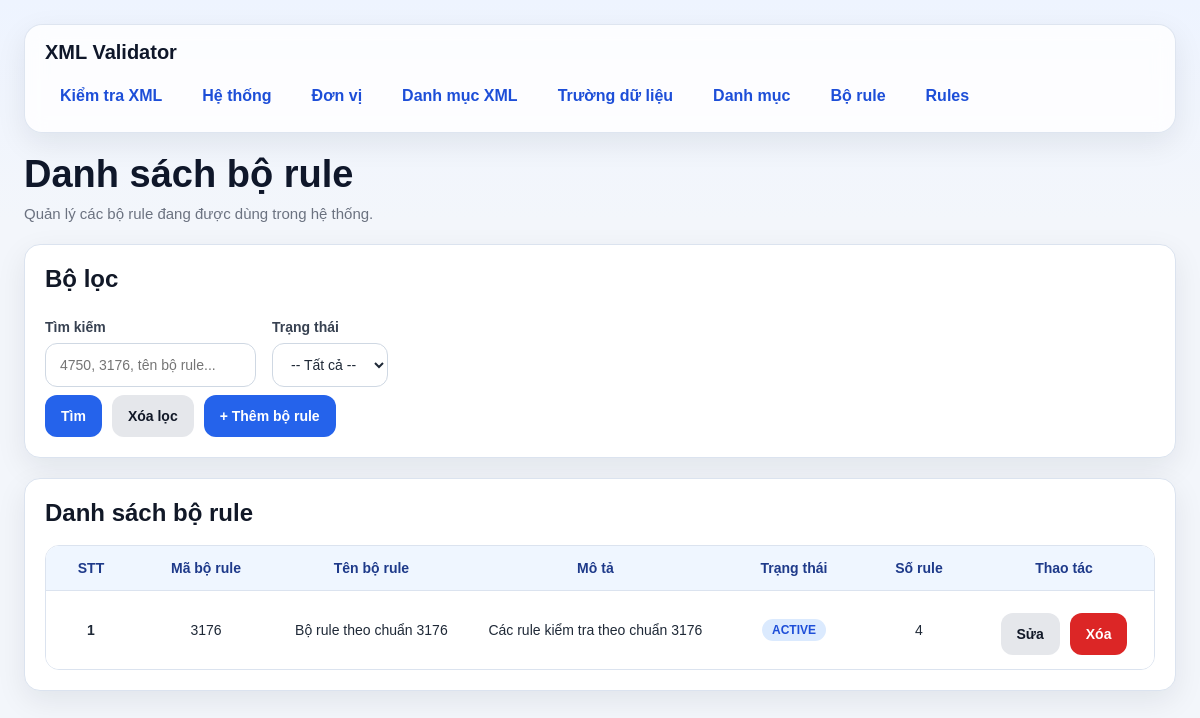
The app's page /rule-sets/ with its own data.
### models/rule_model.py (models this page shows, shortened)
class BoRule(db.Model):
    __tablename__ = "bo_rule"
    id = db.Column(db.Integer, primary_key=True)
    ma_bo_rule = db.Column(db.String(100), nullable=False, unique=True)
    ten_bo_rule = db.Column(db.String(255), nullable=False)
    mo_ta = db.Column(db.String(500), nullable=True)
    is_active = db.Column(db.Boolean, nullable=False, default=True)

### routes/rule_set_routes.py (the view, shortened to what this page needs)
@rule_set_bp.route("/", methods=["GET"])
def list_rule_sets():
    keyword = (request.args.get("keyword") or "").strip()
    status = (request.args.get("status") or "").strip()
    query = BoRule.query
    if status == "active":
        query = query.filter(BoRule.is_active.is_(True))
    elif status == "inactive":
        query = query.filter(BoRule.is_active.is_(False))
    items = query.order_by(BoRule.id.asc()).all()
    return render_template("rule_sets.html", items=items, keyword=keyword, status=status)

### templates/rule_sets.html (shortened to what this page needs)
{% extends "base.html" %}
{% block content %}
<div class="page-header">
    <h1 class="page-title">Danh sách bộ rule</h1>
    <div class="page-subtitle">Quản lý các bộ rule đang được dùng trong hệ thống.</div>
</div>
<div class="card">
    <h2 class="card-title">Bộ lọc</h2>
    <form method="GET">
        <div class="grid">
            <div class="col-6">
                <label>Tìm kiếm</label>
                <input type="text" name="keyword" value="{{ keyword }}" placeholder="4750, 3176, tên bộ rule...">
            </div>
            <div class="col-6">
                <label>Trạng thái</label>
                <select name="status">
                    <option value="">-- Tất cả --</option>
                </select>
            </div>
        </div>
        <div class="actions">
            <button class="btn btn-primary" type="submit">Tìm</button>
            <a href="/rule-sets" class="btn btn-secondary">Xóa lọc</a>
            <a href="/rule-sets/create" class="btn btn-primary">+ Thêm bộ rule</a>
        </div>
    </form>
</div>
<div class="card">
    <h2 class="card-title">Danh sách bộ rule</h2>
    {% if items %}
        <div class="table-wrap">
            <table>
                <thead>
                    <tr>
                        <th style="width: 90px;">STT</th>
                        <th style="width: 140px;">Mã bộ rule</th>
                        <th>Tên bộ rule</th>
                        <th>Mô tả</th>
                        <th style="width: 140px;">Trạng thái</th>
                        <th style="width: 110px;">Số rule</th>
                        <th style="width: 180px;">Thao tác</th>
                    </tr>
                </thead>
                <tbody>
                    {% for x in items %}
                    <tr>
                        <td><strong>{{ loop.index }}</strong></td>
                        <td>{{ x.ma_bo_rule }}</td>
                        <td>{{ x.ten_bo_rule }}</td>
                        <td>{{ x.mo_ta or '' }}</td>
                        <td>
                            {% if x.is_active %}
                                <span class="badge badge-info">ACTIVE</span>
                            {% else %}
                                <span class="badge badge-error">INACTIVE</span>
                            {% endif %}
                        </td>
                        <td>{{ x.rules|length }}</td>
                        <td>
                            <div class="actions actions-center">
                                <a class="btn btn-secondary" href="/rule-sets/{{ x.id }}/edit">Sửa</a>
                                <form class="inline" method="POST" action="/rule-sets/{{ x.id }}/delete" onsubmit="return confirm('Xóa bộ rule này?');">
                                    <button class="btn btn-danger" type="submit">Xóa</button>
                                </form>
                            </div>
                        </td>
                    </tr>
                    {% endfor %}
                </tbody>
            </table>
        </div>
    {% else %}
        <div class="empty-state">Chưa có dữ liệu bộ rule.</div>
    {% endif %}
</div>
{% endblock %}

### templates/base.html (style rules this page uses)
* { box-sizing: border-box; }
:root { --bg: #f3f6fb; --card: #ffffff; --card-soft: #f8fafc; --border: #dbe3ef; --text: #1f2937; --muted: #6b7280; --primary: #2563eb; --primary-hover: #1d4ed8; --danger: #dc2626; --danger-hover: #b91c1c; --success-bg: #dcfce7; --success-text: #166534; --warning-bg: #fef3c7; --warning-text: #92400e; --error-bg: #fee2e2; --error-text: #991b1b; --shadow: 0 10px 30px rgba(15, 23, 42, 0.08); --radius: 16px; }
body { margin: 0; font-family: Arial, Helvetica, sans-serif; background: linear-gradient(180deg, #eef4ff 0%, var(--bg) 220px); color: var(--text); }
.page-header { margin-bottom: 22px; }
.page-title { margin: 0; font-size: 38px; line-height: 1.15; color: #0f172a; }
.page-subtitle { margin-top: 8px; color: var(--muted); font-size: 15px; }
.card { background: var(--card); border: 1px solid var(--border); border-radius: var(--radius); box-shadow: var(--shadow); padding: 20px; margin-bottom: 20px; }
.card-title { margin: 0 0 18px 0; font-size: 24px; font-weight: 700; color: #111827; }
.grid { display: flex; grid-template-columns: repeat(12, 1fr); gap: 16px; }
.col-6 { grid-column: span 6; }
label { display: block; font-size: 14px; font-weight: 700; margin-bottom: 8px; margin-top: 8px; color: #374151; }
input[type="text"], input[type="date"], input[type="file"], input[type="password"], input[type="number"], select, textarea { width: 100%; min-height: 44px; border: 1px solid #cfd8e3; border-radius: 12px; padding: 10px 14px; font-size: 14px; background: #fff; color: var(--text); outline: none; transition: border-color 0.2s, box-shadow 0.2s; }
.actions { display: flex; flex-wrap: wrap; gap: 10px; margin-top: 8px; }
.actions-center { justify-content: center; }
.btn, button { border: none; min-height: 42px; padding: 10px 16px; border-radius: 12px; cursor: pointer; font-weight: 700; font-size: 14px; text-decoration: none; display: inline-flex; align-items: center; justify-content: center; transition: 0.2s ease; }
.btn-primary { background: var(--primary); color: white; }
.btn-secondary { background: #e5e7eb; color: #111827; }
.btn-danger { background: var(--danger); color: white; }
.badge { display: inline-flex; align-items: center; justify-content: center; border-radius: 999px; padding: 5px 10px; font-size: 12px; font-weight: 700; line-height: 1; white-space: nowrap; }
.badge-info { background: #dbeafe; color: #1d4ed8; }
.table-wrap { overflow-x: auto; border: 1px solid var(--border); border-radius: 14px; }
table { width: 100%; border-collapse: collapse; background: white; }
th { background: #eff6ff; color: #1e3a8a; font-size: 14px; font-weight: 700; text-align: center; padding: 14px 12px; border-bottom: 1px solid var(--border); }
td { padding: 14px 12px; border-bottom: 1px solid #e5e7eb; vertical-align: middle; font-size: 14px; text-align: center; }
tbody tr:last-child td { border-bottom: none; }
.inline { display: inline; }

### records on screen
BoRule: ma_bo_rule "3176", ten_bo_rule "Bộ rule theo chuẩn 3176", mo_ta "Các rule kiểm tra theo chuẩn 3176", is_active "ACTIVE", rules|length "4"
